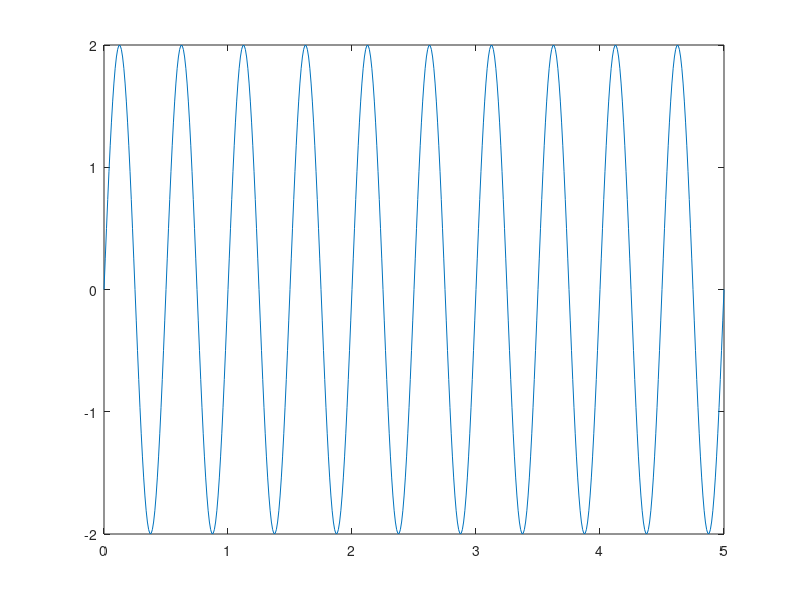
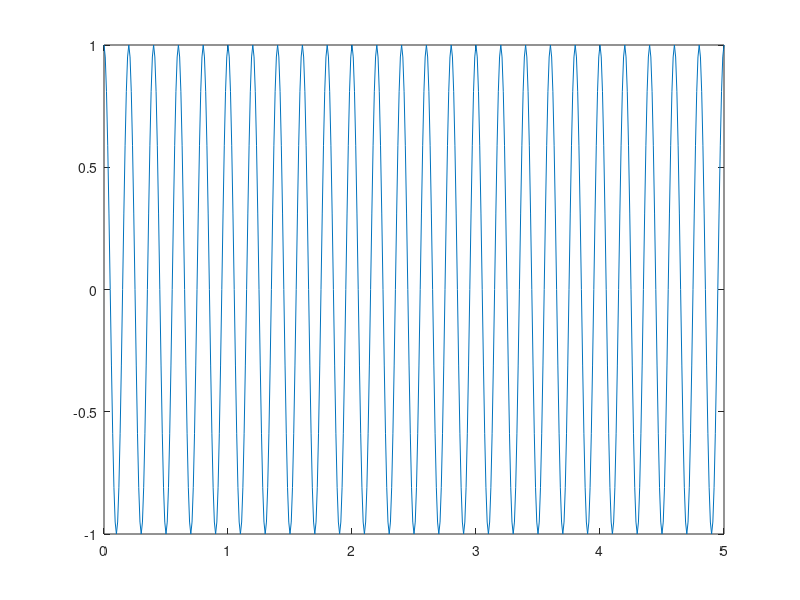
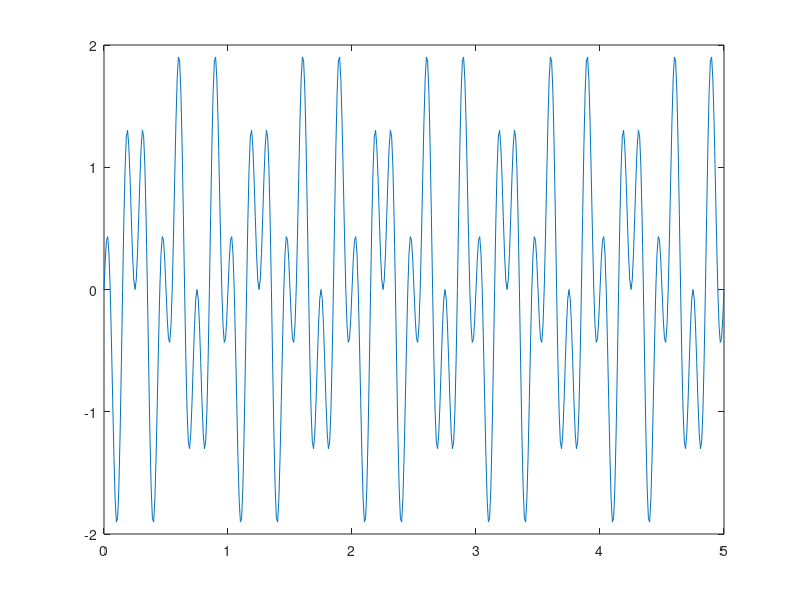
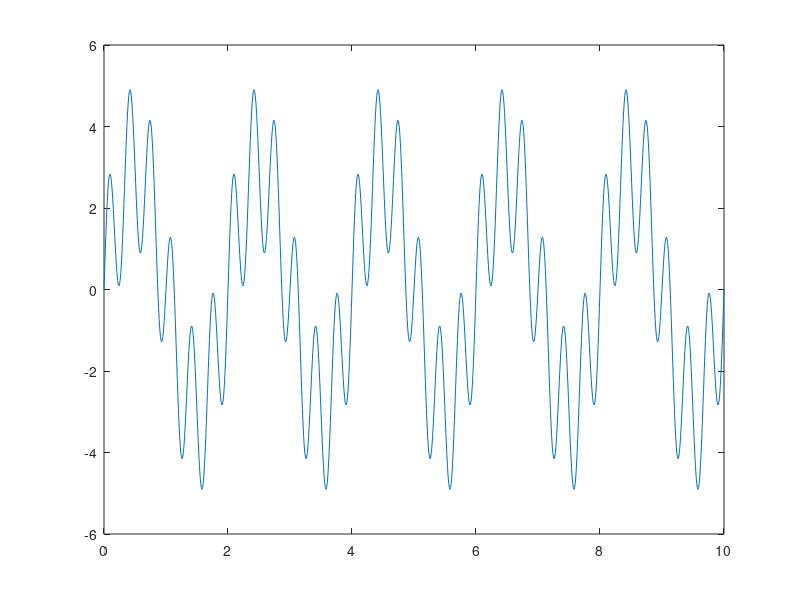

Write MATLAB code to recreate these figures, in order. (Note: this script raises an error after producing the figures.)
%% Clear
clear;
close all;
clc;

%% Ex1

Ta=0.01;

%   a)

t=0:Ta:5;
x=2*sin(4*pi*t);
figure;
plot(t,x);

%   b)

y=cos(10*pi*t);
figure;
plot(t,y);

%   c)

z=x.*y;
figure;
plot(t,z);

%   d)

t=0:Ta:10;
w=3*sin(pi*t)+2*sin(6*pi*t);
figure;
plot(t,w);

%   e)

t1=0:Ta:5;
t2=0:Ta:5;
n1=length(t1);
n2=length(t2);
q=zeros(n1,n2);
for n=1:n1
    q(n, :)=2*sin(2*pi*(2*t1(n)+t2));
end

figure;
surf(T1,T2,q,'EdgeColor','none');

%% Ex2
t=0:Ta:5;
figure;
subplot(3,1,1), plot(t,x);
subplot(3,1,2), plot(t,y);
subplot(3,1,3), plot(t,z);

Ta=0.1;
t=0:Ta:5;
x=2*sin(4*pi*t);
y=cos(10*pi*t);
z=x.*y;
figure;
subplot(3,1,1), plot(t,x);
subplot(3,1,2), plot(t,y);
subplot(3,1,3), plot(t,z);

%% Ex3

Ta=0.01;
t=0:Ta:5;
x=2*sin(4*pi*t);
y=cos(10*pi*t);
z=x.*y;
t=0:Ta:10;
w=3*sin(pi*t)+2*sin(6*pi*t);
t=0:Ta:5;
figure
subplot(4,1,1), plot(t,x,'R-', LineWidth=0.5);
subplot(4,1,2), plot(t,y,'B--', LineWidth=2);
subplot(4,1,3), plot(t, z, 'G-O');
t=0:Ta:10;
subplot(4,1,4), plot(t,w,'Y-',LineWidth=3);

%% Ex4

figure;
mesh(t1,t2,q);
colorbar;
cmap=colormap;
cmap_gray = [[0:(1/64):1]' [0:(1/64):1]' [0:(1/64):1]'];
colormap(cmap_gray);

%% Ex5

Ta=1/25;
t=0:Ta:5;
x1=-5:Ta:5;
x2=-5:Ta:5;
N=length(t);
N1=length(x1);
r=zeros(N1,N1);

for n=1:N
    tic
    for i=1:N1
        r(i,:) = 2*sin(2*pi*sqrt(x1(i)^2+x2.^2)-2*pi*t(n));
    end
    mesh(x1,x2,r);
    view(2)
    drawnow();
    paus(Ta-toc);
end